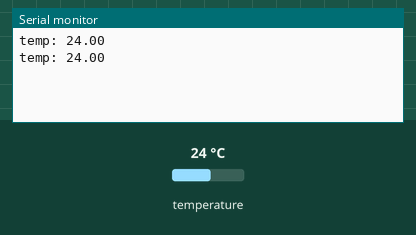
This sketch was run on a simulated Arduino Uno, built with avr-gcc and run on an emulated ATmega328P. Shown: the last lines printed to the serial monitor. Inputs (shaded band) come from the test bench; at power-on: temperature 24 °C.

Above: at 4.8 s.
4.9 s: temperature set to 12 °C
At 6.9 s:
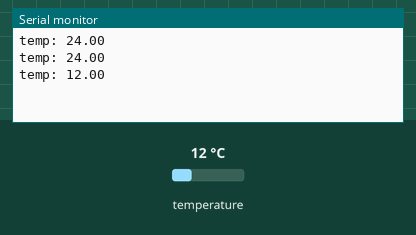
8.5 s: temperature set to 19 °C
At 9.4 s:
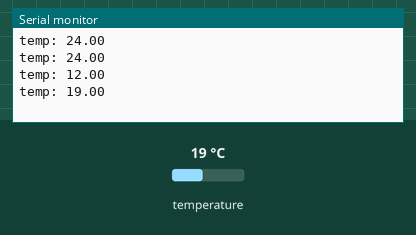
Timing chart, 0 to 11.5 s (numbered marks = the images above; inputs shaded):
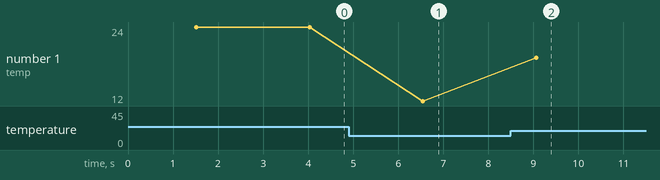

The sketch:

water_temp_ds18b20.ino
```cpp
#include <OneWire.h>
#include <DallasTemperature.h>
#include <Wire.h>
// Data wire is plugged into digital pin 2 on the Arduino
#define ONE_WIRE_BUS 2
// Setup a oneWire instance to communicate with any OneWire device
OneWire oneWire(ONE_WIRE_BUS);
// Pass oneWire reference to DallasTemperature library
DallasTemperature sensors(&oneWire);
void setup(void)
{
  Serial.begin(9600);
  sensors.begin();
}
void loop(void)
{
  sensors.requestTemperatures();
  delay(750);
  Serial.print("temp: ");
  Serial.println(sensors.getTempCByIndex(0));
  delay(1000);
}
```

Measured:
- after the input at 4.9 s, the serial monitor: prints a new line after 1.6 s (image 1)
- after the input at 8.5 s, the serial monitor: prints a new line after 0.56 s (image 2)
- plotted number 1: 24 → 12 after the input at 4.9 s, 12 → 19 after the input at 8.5 s
